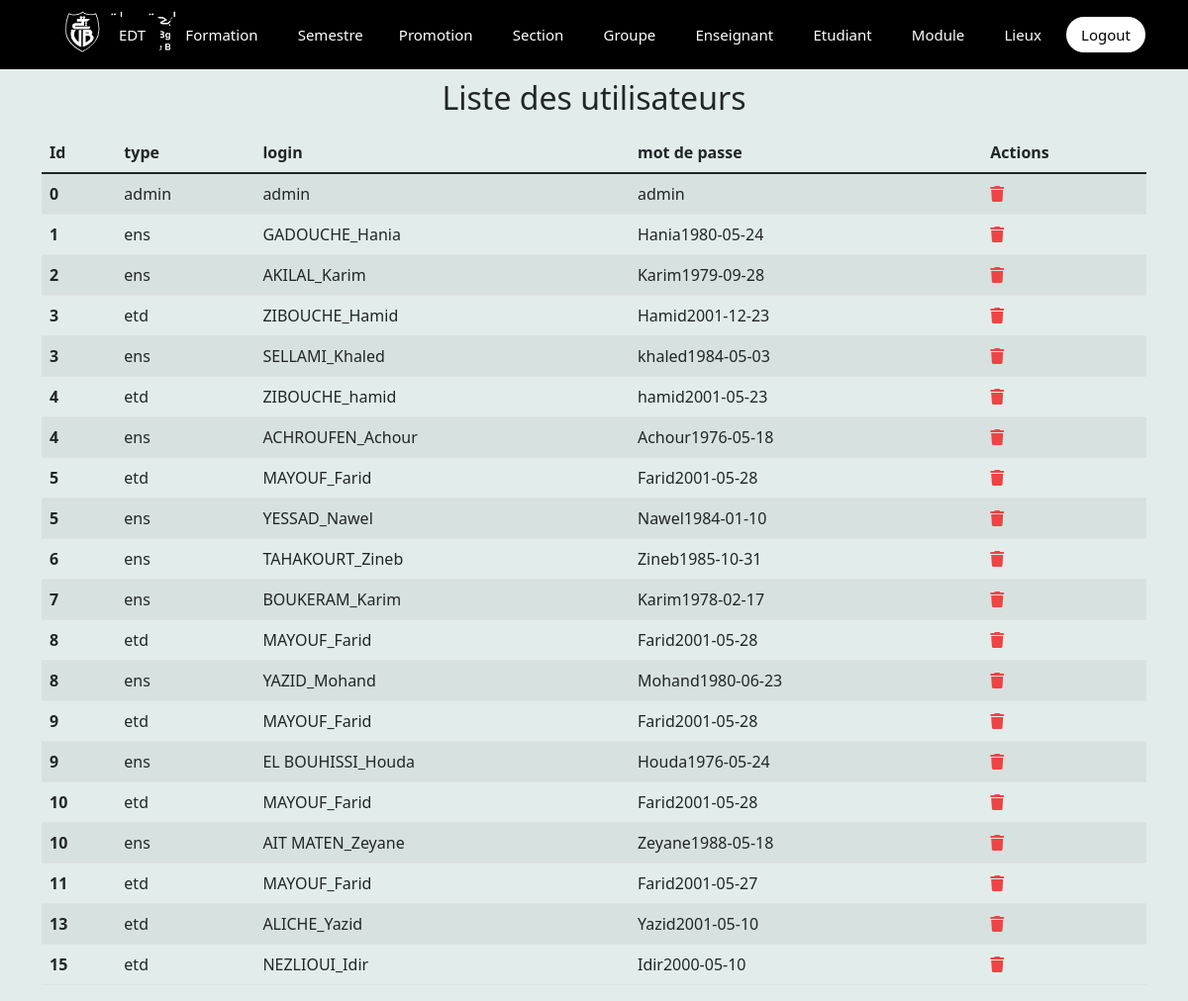
Screenshot of /utilisateurs/listeuti.php (signed in) with the database file from the repository.
### tables this page shows
CREATE TABLE `utilisateur` (
  `id_uti` int(11) NOT NULL,
  `type` enum('admin','etd','ens') NOT NULL,
  `login` varchar(255) NOT NULL,
  `mdp` varchar(255) NOT NULL
);

### utilisateurs/listeuti.php (the view, shortened to what this page needs)
<!DOCTYPE html>
<html lang="en">
<head>
    <link rel="stylesheet" href="https://cdn.jsdelivr.net/npm/bootstrap@5.1.3/dist/css/bootstrap.min.css" />
    <link rel="stylesheet" href="https://cdnjs.cloudflare.com/ajax/libs/font-awesome/6.0.0-beta3/css/all.min.css" />
    <link rel="stylesheet" href="styleuti.css" />
</head>
<body>
    <div class="container">
    <div class="form-group mb-3">
              <div class="h5 text-center">
             <h2> Liste des utilisateurs</h2>
              </div>
            </div>
        <table class=" table table-striped mt-3">
            <thead>
                <tr>
                    <th>Id</th>
                    <th>type</th>
                    <th>login</th>
                    <th>mot de passe </th>
                    <th>Actions</th>
                </tr>
            </thead>
            <tbody>
                <?php
                require("../connexion.php");
                $resultat=$db->query("SELECT * from utilisateur");
                while($tuple=$resultat->fetch()){ ?>
                <tr>
                    <th scope="row"><?php echo $tuple['id_uti'] ;?></th>
                    <td ><?php echo $tuple['type'];?></td>
                    <td><?php echo $tuple['login']; ?></td>
                    <td><?php echo $tuple['mdp']; ?></td>
                    <td>
                        <i class="fa fa-trash fa-1x red-icon" data-bs-toggle="modal"
                            data-bs-target="#exempleModal<?php echo $tuple['id_uti'];?>"></i>
                    </td>
                </tr>
                <?php }?>
            </tbody>
        </table>
    </div>
</body>
</html>

### utilisateurs/styleuti.css (style rules this page uses)
i[class="fa fa-trash fa-1x red-icon"] { color: rgb(238, 68, 68); }
h2 { margin-top: 10px; }
.container { margin-top: 20px; }

### utilisateurs/nav_bar.php (style rules this page uses)
* { margin: 0; padding: 0; box-sizing: border-box; font-family: 'Segoe UI', Tahoma, Geneva, Verdana, sans-serif; }
body { margin-top:80px; position: relative; background-color: rgb(226, 237, 235); }

### rows the page displays
utilisateur: id_uti "0", type "admin", login "admin", mdp "admin"
utilisateur: id_uti "1", type "ens", login "GADOUCHE_Hania", mdp "Hania1980-05-24"
utilisateur: id_uti "2", type "ens", login "AKILAL_Karim", mdp "Karim1979-09-28"
utilisateur: id_uti "3", type "etd", login "ZIBOUCHE_Hamid", mdp "Hamid2001-12-23"
utilisateur: id_uti "3", type "ens", login "SELLAMI_Khaled", mdp "khaled1984-05-03"
utilisateur: id_uti "4", type "etd", login "ZIBOUCHE_hamid", mdp "hamid2001-05-23"
utilisateur: id_uti "4", type "ens", login "ACHROUFEN_Achour", mdp "Achour1976-05-18"
utilisateur: id_uti "5", type "etd", login "MAYOUF_Farid", mdp "Farid2001-05-28"
utilisateur: id_uti "5", type "ens", login "YESSAD_Nawel", mdp "Nawel1984-01-10"
utilisateur: id_uti "6", type "ens", login "TAHAKOURT_Zineb", mdp "Zineb1985-10-31"
utilisateur: id_uti "7", type "ens", login "BOUKERAM_Karim", mdp "Karim1978-02-17"
utilisateur: id_uti "8", type "etd", login "MAYOUF_Farid", mdp "Farid2001-05-28"
utilisateur: id_uti "8", type "ens", login "YAZID_Mohand", mdp "Mohand1980-06-23"
utilisateur: id_uti "9", type "etd", login "MAYOUF_Farid", mdp "Farid2001-05-28"
utilisateur: id_uti "9", type "ens", login "EL BOUHISSI_Houda", mdp "Houda1976-05-24"
utilisateur: id_uti "10", type "etd", login "MAYOUF_Farid", mdp "Farid2001-05-28"
utilisateur: id_uti "10", type "ens", login "AIT MATEN_Zeyane", mdp "Zeyane1988-05-18"
utilisateur: id_uti "11", type "etd", login "MAYOUF_Farid", mdp "Farid2001-05-27"
utilisateur: id_uti "13", type "etd", login "ALICHE_Yazid", mdp "Yazid2001-05-10"
utilisateur: id_uti "15", type "etd", login "NEZLIOUI_Idir", mdp "Idir2000-05-10"
